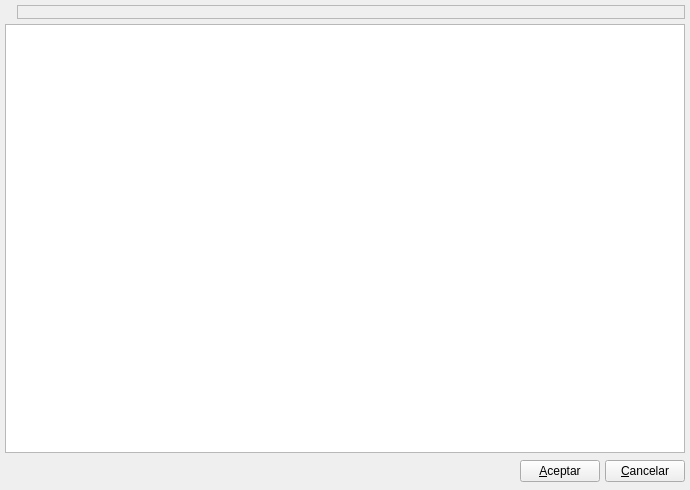
<ui version="4.0" >
 <author>Tomeu Borras Riera</author>
 <class>ListTiposTrabajoBase</class>
 <widget class="QWidget" name="ListTiposTrabajoBase" >
  <property name="geometry" >
   <rect>
    <x>0</x>
    <y>0</y>
    <width>690</width>
    <height>490</height>
   </rect>
  </property>
  <property name="windowTitle" >
   <string>Tipos de Trabajo</string>
  </property>
  <property name="windowIcon" >
   <iconset resource="../../../bulmages.qrc" >:/Bulmafact32x32/images/png/32x32/i_bulmages_trabajadores.32x32.png</iconset>
  </property>
  <layout class="QGridLayout" >
   <property name="margin" >
    <number>5</number>
   </property>
   <property name="spacing" >
    <number>5</number>
   </property>
   <item row="2" column="0" >
    <layout class="QHBoxLayout" >
     <property name="margin" >
      <number>0</number>
     </property>
     <property name="spacing" >
      <number>5</number>
     </property>
     <item>
      <spacer>
       <property name="orientation" >
        <enum>Qt::Horizontal</enum>
       </property>
       <property name="sizeHint" >
        <size>
         <width>151</width>
         <height>27</height>
        </size>
       </property>
      </spacer>
     </item>
     <item>
      <widget class="QPushButton" name="mui_aceptar" >
       <property name="text" >
        <string>&amp;Aceptar</string>
       </property>
      </widget>
     </item>
     <item>
      <widget class="QPushButton" name="mui_cancelar" >
       <property name="text" >
        <string>&amp;Cancelar</string>
       </property>
      </widget>
     </item>
    </layout>
   </item>
   <item row="0" column="0" >
    <layout class="QHBoxLayout" >
     <property name="margin" >
      <number>0</number>
     </property>
     <property name="spacing" >
      <number>5</number>
     </property>
     <item>
      <widget class="QLabel" name="label" >
       <property name="pixmap" >
        <pixmap resource="../../../bulmages.qrc" >:/Bulmafact32x32/images/png/32x32/i_bulmages_trabajadores.32x32.png</pixmap>
       </property>
      </widget>
     </item>
     <item>
      <widget class="QFrame" name="frame" >
       <property name="sizePolicy" >
        <sizepolicy>
         <hsizetype>7</hsizetype>
         <vsizetype>5</vsizetype>
         <horstretch>0</horstretch>
         <verstretch>0</verstretch>
        </sizepolicy>
       </property>
       <property name="frameShape" >
        <enum>QFrame::StyledPanel</enum>
       </property>
       <property name="frameShadow" >
        <enum>QFrame::Raised</enum>
       </property>
      </widget>
     </item>
    </layout>
   </item>
   <item row="1" column="0" >
    <widget class="SubForm3" name="mui_listado" >
     <property name="horizontalScrollMode" >
      <enum>QAbstractItemView::ScrollPerPixel</enum>
     </property>
    </widget>
   </item>
  </layout>
 </widget>
 <layoutdefault spacing="2" margin="6" />
 <customwidgets>
  <customwidget>
   <class>SubForm3</class>
   <extends>QTableWidget</extends>
   <header>subform3.h</header>
  </customwidget>
 </customwidgets>
 <resources>
  <include location="../../../bulmages.qrc" />
 </resources>
 <connections/>
</ui>
